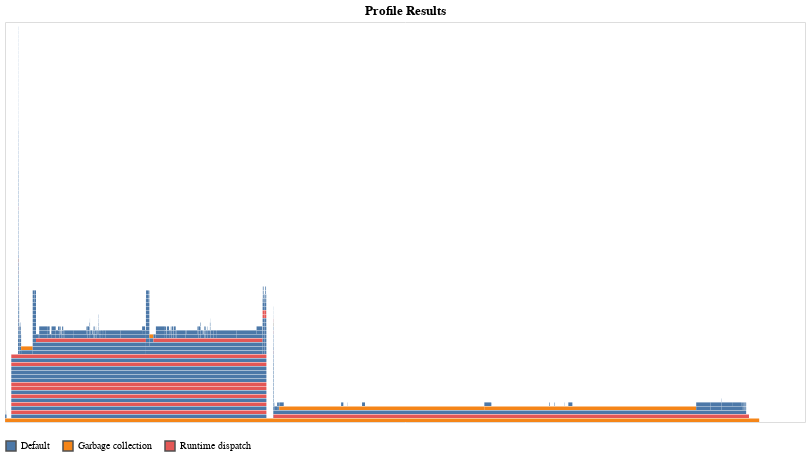

The cell this chart's notebook holds for it:
### Code cell
include("Markers.jl")
nx = 501
ny = nx
markx=5
marky=5
W = 5e5
H = 5e5
grid = CartesianGrid(W,H,nx,ny)
println("Creating Markers...")
markers = Markers(grid,["T","rho","eta"],["material"] ; nmx=markx,nmy=marky,random=false)
println("Initial condition...")
initial_conditions!(markers)
@time sort(markers.x[2,:])
@time tmp1 = marker_to_basic_node( markers,grid,markers.scalars[1,:])
using ProfileVega
ProfileVega.@profview  tmp2 = marker_to_basic_node2(markers,grid,markers.scalars[1,:])
# @time tmp3 = marker_to_basic_node3(markers,grid,markers.scalars[1,:])

# figure()
# pcolormesh(tmp1)
# show()

# figure()
# pcolormesh(tmp2)
# show()

# figure()
# pcolormesh(tmp3-tmp1)
# colorbar()
# show()

### Figure 1 — Vega-Lite specification as saved in the notebook (floating-point values rounded to 4 significant figures; data arrays with more than 128 entries replaced by an {"elided": "..."} marker saying what was removed)
{"data": {"values": {"elided": "616 records"}}, "encoding": {"color": {"field": "status", "legend": {"orient": "bottom", "title": null}, "type": "nominal"}, "fillOpacity": {"condition": [{"selection": "highlight", "value": 0.6}, {"selection": "select", "value": 0.5}], "value": 1}, "strokeWidth": {"condition": [{"selection": "highlight", "value": 0.5}, {"selection": "select", "value": 0.5}], "value": 0}, "tooltip": {"field": "sf", "type": "nominal"}, "x": {"axis": null, "field": "x1", "type": "quantitative"}, "x2": {"field": "x2", "type": "quantitative"}, "y": {"axis": null, "field": "level", "type": "quantitative"}, "y2": {"field": "level2", "type": "quantitative"}}, "height": 400, "mark": {"stroke": "#505050", "type": "rect"}, "selection": {"grid": {"bind": "scales", "type": "interval"}, "highlight": {"empty": "none", "on": "mouseover", "type": "single"}, "select": {"empty": "none", "type": "multi"}}, "title": "Profile Results", "transform": [{"as": "level2", "calculate": "datum.level+0.9"}], "width": 800}
